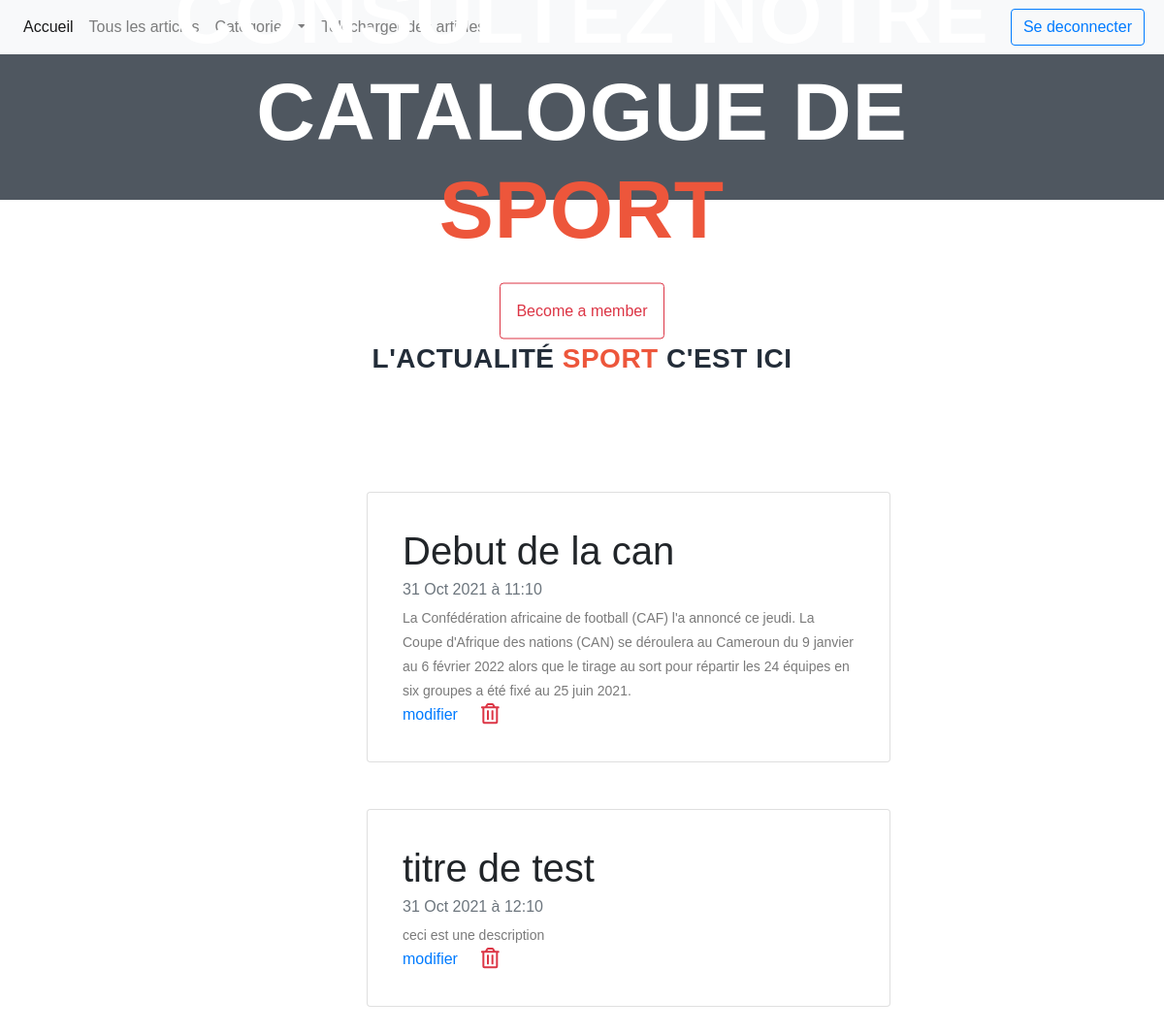
The app's page /articles/sport (signed in) with its own data.
### App/models.py (models this page shows)
class Article(models.Model):
    titre = models.CharField(max_length=30)
    description = models.CharField(max_length=300)
    date = models.DateTimeField(default=timezone.now, blank=True)
    cat_choises = (
        ('sport', 'sport'),
        ('sante', 'sante'),
        ('politique', 'politique'),
    )
    categorie = models.CharField(max_length=30, choices=cat_choises)

### App/views.py (the view)
# urls.py: path('articles/sport', categorie_sport, name='sport'),
def categorie_sport(request):
    liste_article = Article.objects.filter(categorie="sport")
    context = {'liste_articles': liste_article}
    return render(request, 'categorie-sport.html', context)

### App/templates/categorie-sport.html (shortened to what this page needs)
{% extends 'base.html' %}
{% block content %}
{% load static %}
    <div class="main-banner" id="top">
        <video autoplay muted loop id="bg-vid eo">
            <source src="{% static 'images/gym-video.mp4' %}" type="video/mp4" />
        </video>
        <div class="video-overlay header-text">
            <div class="caption">
                <h2>Consultez notre catalogue de  <em>sport</em></h2>
                <button class="btn btn-outline-danger p-3">Become a member</button>
            </div>
        </div>
    </div>
    <section class="section" id="our-classes">
        <div class="container">
            <div class="row">
                <div class="col-lg-6 offset-lg-3">
                    <div class="section-heading">
                        <h2>L'actualité  <em>Sport</em> c'est ici </h2>
                    </div>
                    {% for article in liste_articles %}
                    <div class="card w-100 p-3 m-5" >
                        <div class="card-body">
                            <h1 class="card-title">{{article.titre}}</h1>
                            <h6 class="card-subtitle mb-2 text-muted">{{article.date}}</h6>
                            <p class="card-text">{{article.description}}</p>
                            <a href="edit/{{ article.id}}" class="card-link">modifier</a>
                            <a href="delete/{{ article.id}}" class="card-link"><i class="far fa-trash-alt fa-lg text-danger"></i></a>
                        </div>
                        </div>
                    {% endfor %}
                </div>
            </div>
        </div>
    </section>
{% endblock %}

### App/templates/categorie-sport.html (style rules this page uses)
html, body, div, span, applet, object, iframe, h1, h2, h3, h4, h5, h6, p, blockquote, div pre, a, abbr, acronym, address, big, cite, code, del, dfn, em, font, img, ins, kbd, q, s, samp, small, strike, strong, sub, sup, tt, var, b, u, i, center, dl, dt, dd, ol, ul, li, figure, header, nav, section, article, aside, footer, figcaption { margin: 0; padding: 0; border: 0; outline: 0; }
header, nav, section, article, aside, footer, hgroup { display: block; }
* { box-sizing: border-box; }
html, body { font-family: 'Poppins', sans-serif; font-weight: 400; background-color: #fff; font-size: 16px; -ms-text-size-adjust: 100%; -webkit-font-smoothing: antialiased; -moz-osx-font-smoothing: grayscale; }
a { text-decoration: none !important; }
h1, h2, h3, h4, h5, h6 { margin-top: 0px; margin-bottom: 0px; }
p { font-size: 14px; line-height: 25px; color: #7a7a7a; }
html, body { background: #fff; font-family: 'Poppins', sans-serif; }
.section-heading { text-align: center; margin-top: 140px; margin-bottom: 80px; }
.section-heading h2 { font-size: 28px; font-weight: 800; color: #232d39; text-transform: uppercase; letter-spacing: 0.5px; margin-top: 0px; margin-bottom: 0px; }
.section-heading h2 em { font-style: normal; color: #ed563b; }
.main-banner { position: relative; }
.video-overlay { position: absolute; background-color: rgba(35,45,57,0.8); top: 0; left: 0; bottom: 7px; width: 100%; }
.main-banner .caption { text-align: center; position: absolute; width: 80%; left: 50%; top: 50%; transform: translate(-50%,-50%); }
.main-banner .caption h2 { margin-top: 30px; margin-bottom: 25px; font-size: 84px; text-transform: uppercase; font-weight: 800; color: #fff; letter-spacing: 1px; }
.main-banner .caption h2 em { font-style: normal; color: #ed563b; font-weight: 900; }
#our-classes { margin-bottom: 140px; }

### records on screen
Article: titre "Debut de la can", date "31 Oct 2021 à 11:10", description "La Confédération africaine de football (CAF) l'a annoncé ce jeudi. La Coupe d'Afrique des nations (CAN) se déroulera au Cameroun du 9 janvier au 6 février 2022 alors que le tirage au sort pour répartir les 24 équipes en six groupes a été fixé au 25 juin 2021."
Article: titre "titre de test", date "31 Oct 2021 à 12:10", description "ceci est une description"
